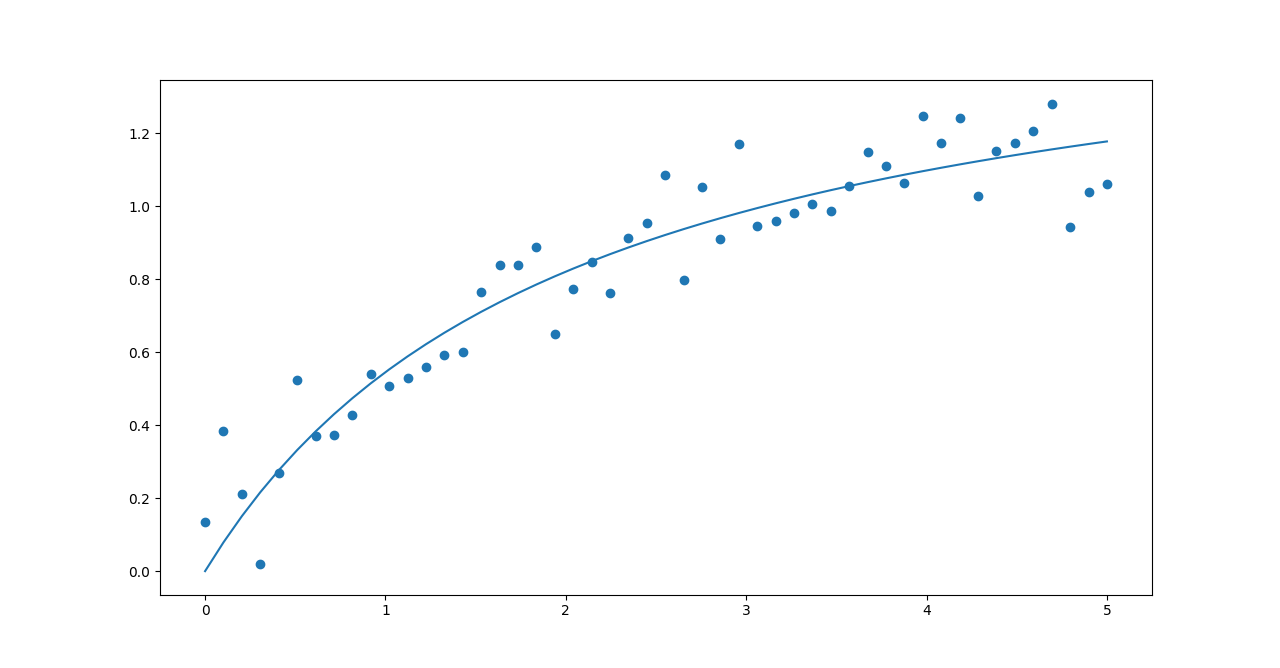

The script that drew this image:
import numpy as np
import matplotlib.pyplot as mplt

def functionOne(a, b, x):
    return (a * x)/(b + x)

def gaussian(a, b, x):
    return (1.0/np.sqrt(2.0*np.pi*b)) * np.exp(-0.5*(1.0/b)*((x-a)**2.0))

def Jacobian(f, a, b, x):
    eps = 1e-6
    gradA = (f(a + eps, b, x) - f(a - eps, b, x))/(2.0 * eps)
    gradB = (f(a, b + eps, x) - f(a, b  - eps, x))/(2.0 * eps)
    return np.column_stack([gradA, gradB])

def Gauss_Newton(f, x, y, a0, b0, tol, max_iter):
    old = new = np.array([a0, b0])
    for itr in range(max_iter):
        old = new
        J = Jacobian(f, old[0], old[1], x)
        dy = y - f(old[0], old[1], x)
        new = old + np.linalg.inv(J.T@J)@J.T@dy
        if(np.linalg.norm(old - new) < tol):
            break
    return new

x = np.linspace(0, 5, 50) 
y = functionOne(2, 3, x) + np.random.normal(0, 0.1, size = 50)
mplt.scatter(x,y) 
a, b = Gauss_Newton(functionOne, x, y, 5, 1, 1e-5, 10)
mplt.plot(x, functionOne(a,b,x))
mplt.show()
